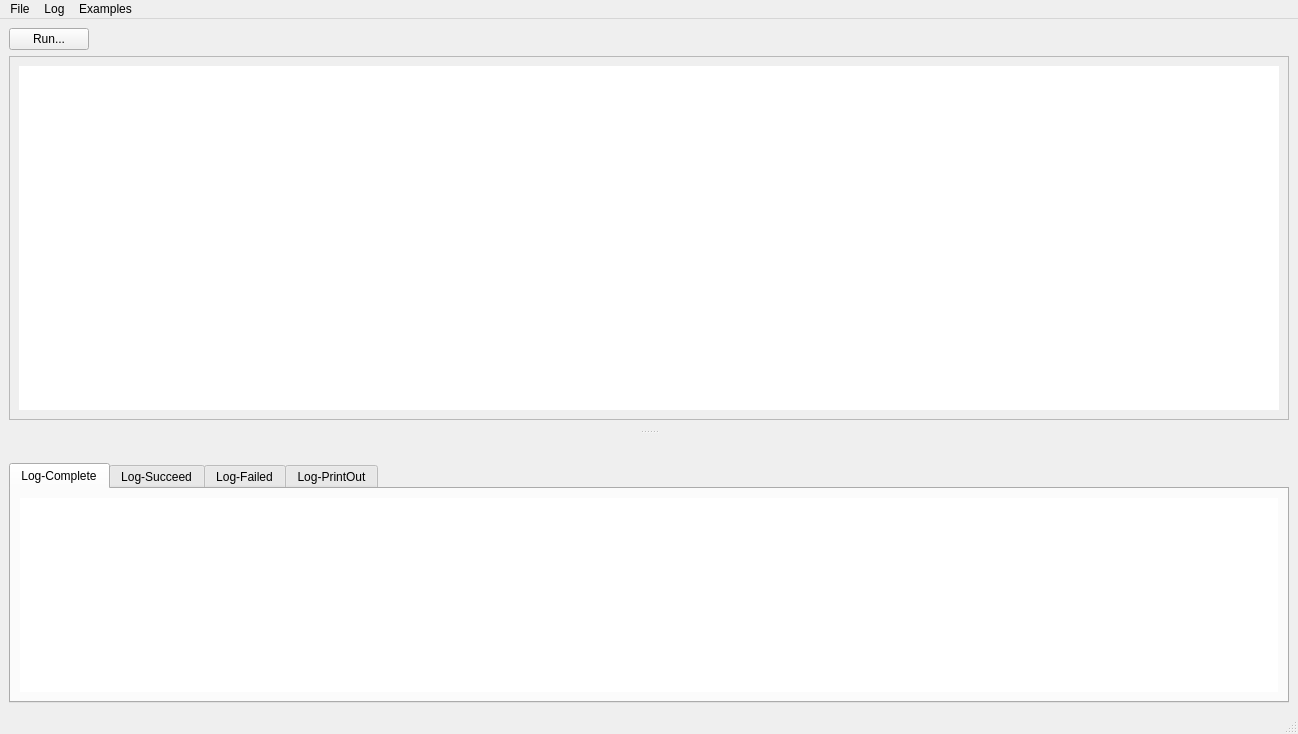
<?xml version="1.0" encoding="UTF-8"?>
<ui version="4.0">
 <class>DRS4ScriptDlg</class>
 <widget class="QMainWindow" name="DRS4ScriptDlg">
  <property name="geometry">
   <rect>
    <x>0</x>
    <y>0</y>
    <width>1298</width>
    <height>734</height>
   </rect>
  </property>
  <property name="windowTitle">
   <string>MainWindow</string>
  </property>
  <widget class="QWidget" name="centralwidget">
   <layout class="QVBoxLayout" name="verticalLayout_5">
    <item>
     <layout class="QHBoxLayout" name="horizontalLayout_2">
      <item>
       <widget class="QPushButton" name="pushButton_runScript">
        <property name="text">
         <string>Run...</string>
        </property>
       </widget>
      </item>
      <item>
       <spacer name="horizontalSpacer">
        <property name="orientation">
         <enum>Qt::Horizontal</enum>
        </property>
        <property name="sizeHint" stdset="0">
         <size>
          <width>40</width>
          <height>20</height>
         </size>
        </property>
       </spacer>
      </item>
     </layout>
    </item>
    <item>
     <widget class="QScrollArea" name="scrollArea">
      <property name="widgetResizable">
       <bool>true</bool>
      </property>
      <widget class="QWidget" name="scrollAreaWidgetContents">
       <property name="geometry">
        <rect>
         <x>0</x>
         <y>0</y>
         <width>1274</width>
         <height>333</height>
        </rect>
       </property>
       <layout class="QHBoxLayout" name="horizontalLayout">
        <item>
         <widget class="DRS4ScriptTextEdit" name="textEdit_scriptInput">
          <property name="font">
           <font>
            <family>Candara</family>
            <pointsize>10</pointsize>
            <weight>75</weight>
            <bold>true</bold>
           </font>
          </property>
          <property name="frameShape">
           <enum>QFrame::NoFrame</enum>
          </property>
          <property name="verticalScrollBarPolicy">
           <enum>Qt::ScrollBarAsNeeded</enum>
          </property>
          <property name="horizontalScrollBarPolicy">
           <enum>Qt::ScrollBarAsNeeded</enum>
          </property>
          <property name="plainText">
           <string/>
          </property>
         </widget>
        </item>
       </layout>
      </widget>
     </widget>
    </item>
   </layout>
  </widget>
  <widget class="QMenuBar" name="menubar">
   <property name="geometry">
    <rect>
     <x>0</x>
     <y>0</y>
     <width>1298</width>
     <height>25</height>
    </rect>
   </property>
   <widget class="QMenu" name="menuFile">
    <property name="title">
     <string>File</string>
    </property>
    <addaction name="actionLoad_Script"/>
    <addaction name="actionSave_Script"/>
    <addaction name="actionSave_As"/>
   </widget>
   <widget class="QMenu" name="menuLog">
    <property name="title">
     <string>Log</string>
    </property>
    <addaction name="actionSave_Log"/>
    <addaction name="actionSave_Log_Succeed"/>
    <addaction name="actionSave_Log_Failed"/>
    <addaction name="actionSave_Log_PrintOut"/>
   </widget>
   <widget class="QMenu" name="menuExamples">
    <property name="title">
     <string>Examples</string>
    </property>
    <widget class="QMenu" name="menuData_Acquisition">
     <property name="title">
      <string>Data-Acquisition</string>
     </property>
     <addaction name="actionLoad_Settings_File_and_Save_after_Counts"/>
     <addaction name="actionWarming_Up_DRS4_Board_and_Start_Measurement"/>
    </widget>
    <widget class="QMenu" name="menuPulse_Stream">
     <property name="title">
      <string>Pulse-Stream</string>
     </property>
     <addaction name="actionOptimize_FWHM_by_CFD_Levels"/>
    </widget>
    <addaction name="separator"/>
    <addaction name="menuData_Acquisition"/>
    <addaction name="actionSimulation"/>
    <addaction name="menuPulse_Stream"/>
   </widget>
   <addaction name="menuFile"/>
   <addaction name="menuLog"/>
   <addaction name="menuExamples"/>
  </widget>
  <widget class="QDockWidget" name="dockWidget_2">
   <property name="features">
    <set>QDockWidget::NoDockWidgetFeatures</set>
   </property>
   <attribute name="dockWidgetArea">
    <number>8</number>
   </attribute>
   <widget class="QWidget" name="dockWidgetContents_2">
    <layout class="QHBoxLayout" name="horizontalLayout_3">
     <item>
      <widget class="QTabWidget" name="tabWidget">
       <property name="currentIndex">
        <number>0</number>
       </property>
       <widget class="QWidget" name="tab_logComplete">
        <attribute name="title">
         <string>Log-Complete</string>
        </attribute>
        <layout class="QVBoxLayout" name="verticalLayout">
         <item>
          <widget class="QTextEdit" name="textEdit_log">
           <property name="font">
            <font>
             <family>Arial</family>
             <pointsize>9</pointsize>
             <weight>75</weight>
             <bold>true</bold>
            </font>
           </property>
           <property name="styleSheet">
            <string notr="true"/>
           </property>
           <property name="frameShape">
            <enum>QFrame::NoFrame</enum>
           </property>
           <property name="lineWrapMode">
            <enum>QTextEdit::NoWrap</enum>
           </property>
           <property name="readOnly">
            <bool>true</bool>
           </property>
          </widget>
         </item>
        </layout>
       </widget>
       <widget class="QWidget" name="tab_logSucceed">
        <attribute name="title">
         <string>Log-Succeed</string>
        </attribute>
        <layout class="QVBoxLayout" name="verticalLayout_2">
         <item>
          <widget class="QTextEdit" name="textEdit_logSucceed">
           <property name="font">
            <font>
             <family>Arial</family>
             <pointsize>9</pointsize>
             <weight>75</weight>
             <bold>true</bold>
            </font>
           </property>
           <property name="styleSheet">
            <string notr="true"/>
           </property>
           <property name="frameShape">
            <enum>QFrame::NoFrame</enum>
           </property>
           <property name="lineWrapMode">
            <enum>QTextEdit::NoWrap</enum>
           </property>
           <property name="readOnly">
            <bool>true</bool>
           </property>
          </widget>
         </item>
        </layout>
       </widget>
       <widget class="QWidget" name="tab_logFailed">
        <attribute name="title">
         <string>Log-Failed</string>
        </attribute>
        <layout class="QVBoxLayout" name="verticalLayout_3">
         <item>
          <widget class="QTextEdit" name="textEdit_logFailed">
           <property name="font">
            <font>
             <family>Arial</family>
             <pointsize>9</pointsize>
             <weight>75</weight>
             <bold>true</bold>
            </font>
           </property>
           <property name="styleSheet">
            <string notr="true"/>
           </property>
           <property name="frameShape">
            <enum>QFrame::NoFrame</enum>
           </property>
           <property name="lineWrapMode">
            <enum>QTextEdit::NoWrap</enum>
           </property>
           <property name="readOnly">
            <bool>true</bool>
           </property>
          </widget>
         </item>
        </layout>
       </widget>
       <widget class="QWidget" name="tab_logPrintOut">
        <attribute name="title">
         <string>Log-PrintOut</string>
        </attribute>
        <layout class="QVBoxLayout" name="verticalLayout_4">
         <item>
          <widget class="QTextEdit" name="textEdit_logPrintOut">
           <property name="font">
            <font>
             <family>Arial</family>
             <pointsize>9</pointsize>
             <weight>75</weight>
             <bold>true</bold>
            </font>
           </property>
           <property name="styleSheet">
            <string notr="true"/>
           </property>
           <property name="frameShape">
            <enum>QFrame::NoFrame</enum>
           </property>
           <property name="lineWrapMode">
            <enum>QTextEdit::NoWrap</enum>
           </property>
           <property name="readOnly">
            <bool>true</bool>
           </property>
          </widget>
         </item>
        </layout>
       </widget>
      </widget>
     </item>
    </layout>
   </widget>
  </widget>
  <widget class="QStatusBar" name="statusBar"/>
  <action name="actionLoad_Script">
   <property name="text">
    <string>Load...</string>
   </property>
   <property name="shortcut">
    <string>Ctrl+Alt+L</string>
   </property>
  </action>
  <action name="actionSave_Script">
   <property name="text">
    <string>Save...</string>
   </property>
   <property name="shortcut">
    <string>Ctrl+Alt+S</string>
   </property>
  </action>
  <action name="actionSave_Log">
   <property name="text">
    <string>Save Log-Complete...</string>
   </property>
  </action>
  <action name="actionLoad_Settings_File_and_Save_after_Counts">
   <property name="text">
    <string>Load Settings-File and Save after Counts</string>
   </property>
  </action>
  <action name="actionSimulation">
   <property name="text">
    <string>Simulation</string>
   </property>
  </action>
  <action name="actionOptimize_FWHM_by_CFD_Levels">
   <property name="text">
    <string>Optimize FWHM by CFD-Levels</string>
   </property>
  </action>
  <action name="actionSave_Log_Succeed">
   <property name="text">
    <string>Save Log-Succeed...</string>
   </property>
  </action>
  <action name="actionSave_Log_Failed">
   <property name="text">
    <string>Save Log-Failed...</string>
   </property>
  </action>
  <action name="actionSave_Log_PrintOut">
   <property name="text">
    <string>Save Log-PrintOut...</string>
   </property>
  </action>
  <action name="actionSave_As">
   <property name="text">
    <string>Save as...</string>
   </property>
   <property name="shortcut">
    <string>Ctrl+Alt+A</string>
   </property>
  </action>
  <action name="actionWarming_Up_DRS4_Board_and_Start_Measurement">
   <property name="text">
    <string>Warming Up DRS4-Board and Start Measurement</string>
   </property>
  </action>
 </widget>
 <customwidgets>
  <customwidget>
   <class>DRS4ScriptTextEdit</class>
   <extends>QPlainTextEdit</extends>
   <header>drs4scriptdlg.h</header>
  </customwidget>
 </customwidgets>
 <resources/>
 <connections/>
</ui>
